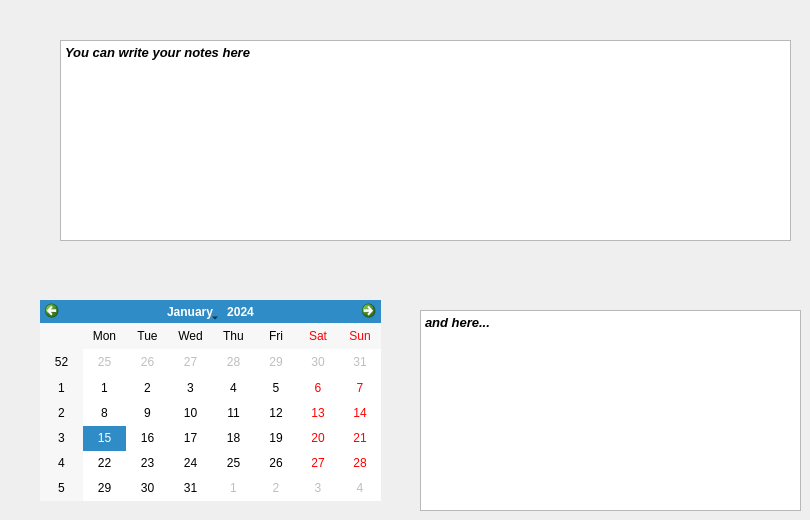
          <widget class="QWidget" name="tab">
           <attribute name="icon">
            <iconset resource="resources/resources.qrc">
             <normaloff>:/icons/draft.png</normaloff>:/icons/draft.png</iconset>
           </attribute>
           <attribute name="title">
            <string>Draft</string>
           </attribute>
           <widget class="QTextBrowser" name="textBrowser">
            <property name="geometry">
             <rect>
              <x>60</x>
              <y>40</y>
              <width>731</width>
              <height>201</height>
             </rect>
            </property>
            <property name="readOnly">
             <bool>false</bool>
            </property>
            <property name="html">
             <string>&lt;!DOCTYPE HTML PUBLIC &quot;-//W3C//DTD HTML 4.0//EN&quot; &quot;http://www.w3.org/TR/REC-html40/strict.dtd&quot;&gt;
&lt;html&gt;&lt;head&gt;&lt;meta name=&quot;qrichtext&quot; content=&quot;1&quot; /&gt;&lt;style type=&quot;text/css&quot;&gt;
p, li { white-space: pre-wrap; }
&lt;/style&gt;&lt;/head&gt;&lt;body style=&quot; font-family:'Sans Serif'; font-size:10pt; font-weight:400; font-style:normal;&quot;&gt;
&lt;p style=&quot; margin-top:0px; margin-bottom:0px; margin-left:0px; margin-right:0px; -qt-block-indent:0; text-indent:0px;&quot;&gt;&lt;span style=&quot; font-weight:600; font-style:italic;&quot;&gt;You can write your notes here&lt;/span&gt;&lt;/p&gt;&lt;/body&gt;&lt;/html&gt;</string>
            </property>
           </widget>
           <widget class="QTextBrowser" name="textBrowser_2">
            <property name="geometry">
             <rect>
              <x>420</x>
              <y>310</y>
              <width>381</width>
              <height>201</height>
             </rect>
            </property>
            <property name="readOnly">
             <bool>false</bool>
            </property>
            <property name="html">
             <string>&lt;!DOCTYPE HTML PUBLIC &quot;-//W3C//DTD HTML 4.0//EN&quot; &quot;http://www.w3.org/TR/REC-html40/strict.dtd&quot;&gt;
&lt;html&gt;&lt;head&gt;&lt;meta name=&quot;qrichtext&quot; content=&quot;1&quot; /&gt;&lt;style type=&quot;text/css&quot;&gt;
p, li { white-space: pre-wrap; }
&lt;/style&gt;&lt;/head&gt;&lt;body style=&quot; font-family:'Sans Serif'; font-size:10pt; font-weight:400; font-style:normal;&quot;&gt;
&lt;p style=&quot; margin-top:0px; margin-bottom:0px; margin-left:0px; margin-right:0px; -qt-block-indent:0; text-indent:0px;&quot;&gt;&lt;span style=&quot; font-weight:600; font-style:italic;&quot;&gt;and here...&lt;/span&gt;&lt;/p&gt;&lt;/body&gt;&lt;/html&gt;</string>
            </property>
           </widget>
           <widget class="QCalendarWidget" name="calendarWidget">
            <property name="geometry">
             <rect>
              <x>40</x>
              <y>300</y>
              <width>341</width>
              <height>201</height>
             </rect>
            </property>
           </widget>
          </widget>
